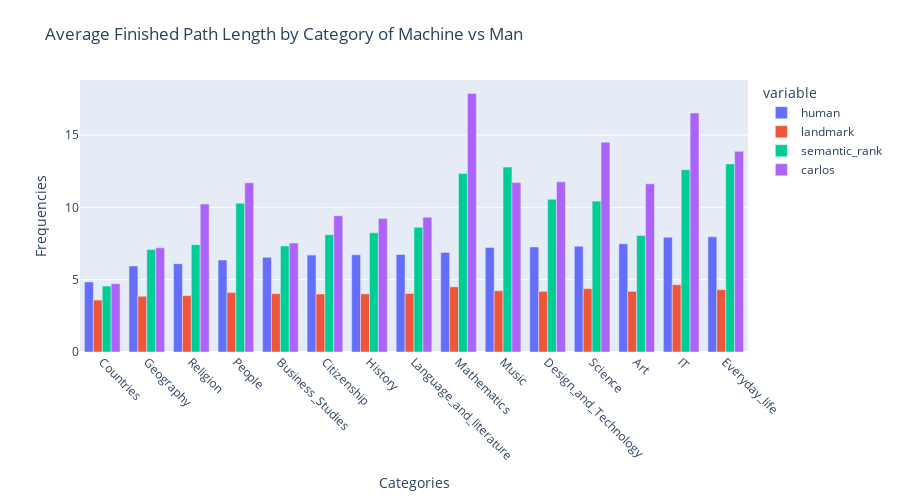

Notebook code for this chart:
### Code cell
a = finished_paths.groupby('category')['length'].mean()
b = landmark_df.groupby('category')['length'].mean()
c = semantic_rank_df.groupby('category')['length'].mean()
d = carlos_df.groupby('category')['length'].mean()

avg_lengths_df = pd.DataFrame((a,b,c, d)).T
avg_lengths_df.columns = ['human', 'landmark', 'semantic_rank', 'carlos']
avg_lengths_df = avg_lengths_df.sort_values('human')

plot_functions.barplot_groups(avg_lengths_df, file_name= 'avg_lengths', title='Average Finished Path Length by Category of Machine vs Man', barmode='group')

### Figure 1 — Plotly figure (JSON) as saved in the notebook; plotly's stock layout.template omitted (floating-point values rounded to 4 significant figures)
{"data": [{"alignmentgroup": "True", "hovertemplate": "variable=human<br>category=%{x}<br>value=%{y}<extra></extra>", "legendgroup": "human", "marker": {"color": "#636efa", "pattern": {"shape": ""}}, "name": "human", "offsetgroup": "human", "orientation": "v", "showlegend": true, "textposition": "auto", "type": "bar", "x": ["Countries", "Geography", "Religion", "People", "Business_Studies", "Citizenship", "History", "Language_and_literature", "Mathematics", "Music", "Design_and_Technology", "Science", "Art", "IT", "Everyday_life"], "xaxis": "x", "y": [4.84, 5.946, 6.102, 6.357, 6.551, 6.695, 6.713, 6.743, 6.879, 7.215, 7.259, 7.316, 7.479, 7.927, 7.963], "yaxis": "y"}, {"alignmentgroup": "True", "hovertemplate": "variable=landmark<br>category=%{x}<br>value=%{y}<extra></extra>", "legendgroup": "landmark", "marker": {"color": "#EF553B", "pattern": {"shape": ""}}, "name": "landmark", "offsetgroup": "landmark", "orientation": "v", "showlegend": true, "textposition": "auto", "type": "bar", "x": ["Countries", "Geography", "Religion", "People", "Business_Studies", "Citizenship", "History", "Language_and_literature", "Mathematics", "Music", "Design_and_Technology", "Science", "Art", "IT", "Everyday_life"], "xaxis": "x", "y": [3.59, 3.851, 3.896, 4.109, 4.03, 4.007, 4.018, 4.044, 4.5, 4.231, 4.192, 4.383, 4.19, 4.65, 4.307], "yaxis": "y"}, {"alignmentgroup": "True", "hovertemplate": "variable=semantic_rank<br>category=%{x}<br>value=%{y}<extra></extra>", "legendgroup": "semantic_rank", "marker": {"color": "#00cc96", "pattern": {"shape": ""}}, "name": "semantic_rank", "offsetgroup": "semantic_rank", "orientation": "v", "showlegend": true, "textposition": "auto", "type": "bar", "x": ["Countries", "Geography", "Religion", "People", "Business_Studies", "Citizenship", "History", "Language_and_literature", "Mathematics", "Music", "Design_and_Technology", "Science", "Art", "IT", "Everyday_life"], "xaxis": "x", "y": [4.557, 7.086, 7.41, 10.27, 7.333, 8.108, 8.236, 8.615, 12.33, 12.78, 10.56, 10.43, 8.048, 12.59, 13], "yaxis": "y"}, {"alignmentgroup": "True", "hovertemplate": "variable=carlos<br>category=%{x}<br>value=%{y}<extra></extra>", "legendgroup": "carlos", "marker": {"color": "#ab63fa", "pattern": {"shape": ""}}, "name": "carlos", "offsetgroup": "carlos", "orientation": "v", "showlegend": true, "textposition": "auto", "type": "bar", "x": ["Countries", "Geography", "Religion", "People", "Business_Studies", "Citizenship", "History", "Language_and_literature", "Mathematics", "Music", "Design_and_Technology", "Science", "Art", "IT", "Everyday_life"], "xaxis": "x", "y": [4.721, 7.202, 10.22, 11.7, 7.53, 9.41, 9.233, 9.319, 17.86, 11.71, 11.76, 14.5, 11.62, 16.52, 13.87], "yaxis": "y"}], "layout": {"barmode": "group", "height": 500, "legend": {"title": {"text": "variable"}, "tracegroupgap": 0}, "margin": {"b": 80, "l": 80, "r": 80, "t": 80}, "showlegend": true, "title": {"text": "Average Finished Path Length by Category of Machine vs Man"}, "xaxis": {"anchor": "y", "domain": [0, 1], "tickangle": 45, "title": {"text": "Categories"}}, "yaxis": {"anchor": "x", "domain": [0, 1], "title": {"text": "Frequencies"}}}}
